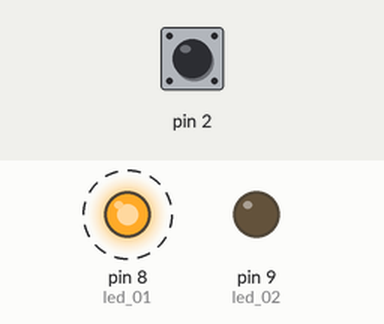
Bench run of a sketch on a simulated Arduino Uno, built with avr-gcc and run on an emulated ATmega328P. Parts: output pins drawn as LEDs (lit = HIGH). Dashed ring = blinking. Inputs (shaded band) come from the test bench; at power-on: pin 2 HIGH.

Above: at 1.25 s.
1.3 s: pin 2 driven LOW
At 1.45 s:
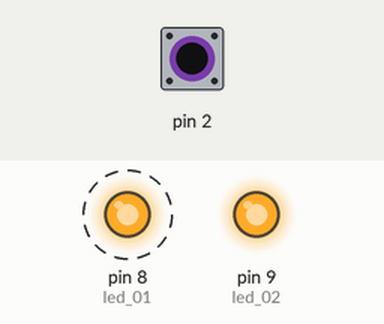
4.3 s: pin 2 pulsed HIGH 2 times (0.12 s each, 0.3 s apart)
At 4.85 s:
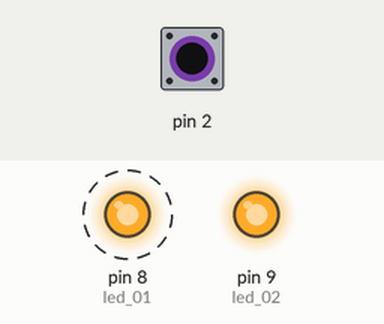
Timing chart, 0 to 13.3 s (numbered marks = the images above; inputs shaded):
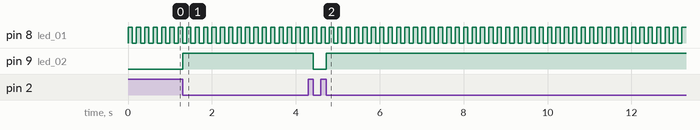

Measured:
- after the input at 1.3 s, pin 9 (led_02): LOW → HIGH at once
- after the input at 4.3 s, pin 9 (led_02): HIGH → LOW after 0.12 s, → HIGH 0.30 s later
- by itself, pin 8 (led_01): alternates HIGH for 0.10 s and LOW for 0.10 s

The sketch:

interrupt.ino
```cpp
int led_01 = 8;
int led_02 = 9;
volatile int toggle = LOW;

void setup() {
  // put your setup code here, to run once:
  pinMode(led_01, OUTPUT);
  pinMode(led_02, OUTPUT);
  attachInterrupt(0, toggle_isr, FALLING);
}

void loop() {
  // put your main code here, to run repeatedly:
  digitalWrite(led_01, HIGH);
  delay(100);
  digitalWrite(led_01, LOW);
  delay(100);
}

void toggle_isr(){
  toggle = !toggle;
  digitalWrite(led_02, toggle);
}
```
